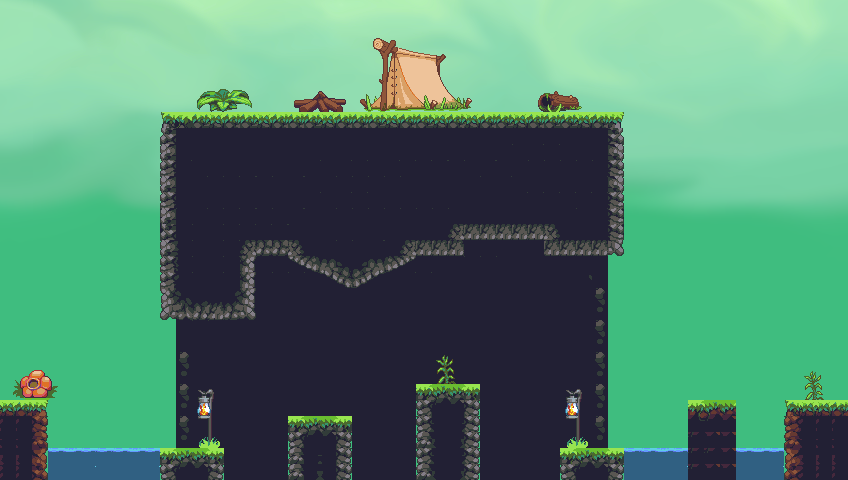

A level layout from a 2D game, rendered from its tile map. Below: a short description, then the map file with tile-grid data replaced by summaries:
An orthogonal 53x30 tile map with 16x16 px tiles, 6 tile layers (collisions, Background, Background2, Plateforme, ...), 3 tilesets.

<map version="1.4" tiledversion="1.4.3" orientation="orthogonal" renderorder="right-down" width="53" height="30" tilewidth="16" tileheight="16" infinite="0" nextlayerid="7" nextobjectid="1">
 <tileset firstgid="1" source="Background.tsx" />
 <tileset firstgid="31801" source="Jungle_terrain.tsx" />
 <tileset firstgid="33481" source="objects.tsx" />
 <layer id="6" name="collisions" width="53" height="30">
  <data>[1590 cells, 389 non-empty, 1 distinct tile ids]</data>
 </layer>
 <layer id="1" name="Background" width="53" height="30">
  <data>[1590 cells, 1590 non-empty, 1532 distinct tile ids]</data>
 </layer>
 <layer id="2" name="Background2" width="53" height="30">
  <data>[1590 cells, 546 non-empty, 13 distinct tile ids]</data>
 </layer>
 <layer id="3" name="Plateforme" width="53" height="30">
  <data>[1590 cells, 202 non-empty, 77 distinct tile ids]</data>
 </layer>
 <layer id="4" name="Water" width="53" height="30">
  <data>[1590 cells, 28 non-empty, 6 distinct tile ids]</data>
 </layer>
 <layer id="5" name="Foreground" width="53" height="30">
  <data>[1590 cells, 107 non-empty, 95 distinct tile ids]</data>
 </layer>
</map>
